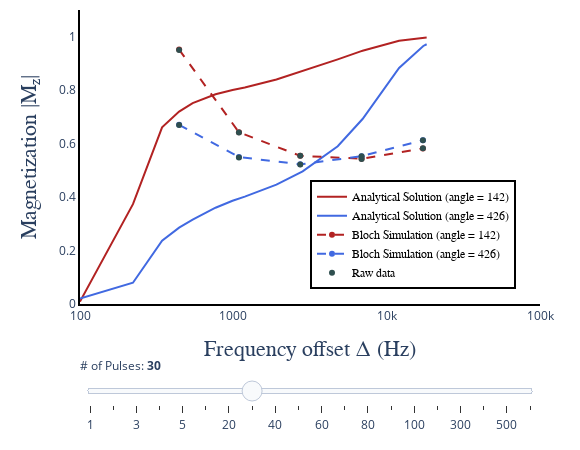

Here is the notebook cell this chart was saved with:
### Code cell
#| label: qmtFig3jn

import scipy
import scipy.io as sio
from pathlib import Path
import numpy as np

data_dir = Path("../../../../DATA/qmrlab-mooc/06-MT-01-qMT")

numPulses = np.append(np.arange(10,100,10),np.arange(100,700,100))
numPulses = np.append(np.arange(1,6,1),numPulses)

dataSim_Pulses_mat =  scipy.io.loadmat(data_dir / 'qMT_tutorial-ISMRM2022-main' / 'results/blochSim/dataSim_Pulses.mat')
datablochSim_Pulses_mat =  scipy.io.loadmat(data_dir / 'qMT_tutorial-ISMRM2022-main' / 'results/blochSim/datablochSim_Pulses.mat')
dataRaw_Pulses_mat =  scipy.io.loadmat(data_dir / 'qMT_tutorial-ISMRM2022-main' / 'results/blochSim/dataRaw_Pulses.mat')
datablochSimResetMz_Pulses_mat =  scipy.io.loadmat(data_dir / 'qMT_tutorial-ISMRM2022-main' / 'results/blochSim/datablochSimResetMz_Pulses.mat')
dataRawResetMz_Pulses_mat =  scipy.io.loadmat(data_dir / 'qMT_tutorial-ISMRM2022-main' / 'results/blochSim/dataRawResetMz_Pulses.mat')

dataSimAnalytical_Pulses = np.array(dataSim_Pulses_mat["dataSim_Pulses"])
dataBlochSim_Pulses = np.array(datablochSim_Pulses_mat["datablochSim_Pulses"])
dataRaw_Pulses = np.array(dataRaw_Pulses_mat["dataRaw_Pulses"])
dataBlochSimResetMz_Pulses = np.array(datablochSimResetMz_Pulses_mat["datablochSimResetMz_Pulses"])
dataRawResetMz_Pulses = np.array(dataRawResetMz_Pulses_mat["dataRawResetMz_Pulses"])



import matplotlib.pyplot as plt
from PIL import Image
from matplotlib.image import imread
import scipy.io
import plotly
from plotly.subplots import make_subplots
import plotly.graph_objs as go
import numpy as np
from plotly import __version__
from plotly.offline import download_plotlyjs, init_notebook_mode, plot, iplot
config={'showLink': False, 'displayModeBar': False}

# PYTHON CODE

init_notebook_mode(connected=True)

dataSimAnalyticalPulses1 = [dict(
        visible = False,
        x = dataSimAnalytical_Pulses[:,0,0],
        y = dataSimAnalytical_Pulses[:,1,ii],
        line = dict(color = "firebrick"),
        name = 'Analytical Solution (angle = 142)',
        hovertemplate = 'Analytical Solution (angle = 142)<br>M<sub>z</sub> = %{y}<br>Offset = %{x} Hz<extra></extra>') for ii in range(len(numPulses))]

dataSimAnalyticalPulses1[4]['visible'] = True

dataSimAnalyticalPulses2 = [dict(
        visible = False,
        x = dataSimAnalytical_Pulses[:,0,0],
        y = dataSimAnalytical_Pulses[:,2,ii],
        line = dict(color = "royalblue"),
        name = 'Analytical Solution (angle = 426)',
        hovertemplate = 'Analytical Solution (angle = 426)<br>M<sub>z</sub> = %{y}<br>Offset = %{x} Hz<extra></extra>') for ii in range(len(numPulses))]

dataSimAnalyticalPulses2[4]['visible'] = True

dataBlochSimPulses1 = [dict(
        visible = False,
        x = dataBlochSim_Pulses[:,0,0],
        y = dataBlochSim_Pulses[:,1,ii],
        line = dict(
            color = "firebrick",
            dash = 'dash'),
        name = 'Bloch Simulation (angle = 142)',
        text = 'Bloch Simulation (angle = 142)',
        hovertemplate = 'Bloch Simulation (angle = 142)<br>M<sub>z</sub> = %{y}<br>Offset = %{x} Hz<extra></extra>') for ii in range(len(numPulses))]

dataBlochSimPulses1[4]['visible'] = True

dataBlochSimPulses2 = [dict(
        visible = False,
        x = dataBlochSim_Pulses[:,0,0],
        y = dataBlochSim_Pulses[:,2,ii],
        line = dict(
            color = "royalblue",
            dash = 'dash'),
        name = 'Bloch Simulation (angle = 426)',
        hovertemplate = 'Bloch Simulation (angle = 426)<br>M<sub>z</sub> = %{y}<br>Offset = %{x} Hz<extra></extra>') for ii in range(len(numPulses))]

dataBlochSimPulses2[4]['visible'] = True

dataRawPulses = [dict(
        visible = False,
        mode = 'markers',
        marker = dict(color = "darkslategray"),
        x = dataRaw_Pulses[:,0,0],
        y = dataRaw_Pulses[:,1,ii],
        name = 'Raw data',
        hovertemplate = 'Raw data<br>M<sub>z</sub> = %{y}<br>Offset = %{x} Hz<extra></extra>') for ii in range(len(numPulses))]

dataRawPulses[4]['visible'] = True

data = dataSimAnalyticalPulses1 + dataSimAnalyticalPulses2 + dataBlochSimPulses1 + dataBlochSimPulses2 + dataRawPulses

steps = []
for i in range(len(numPulses)):
    step = dict(
        method = 'restyle',  
        args = ['visible', [False] * len(dataSimAnalyticalPulses1)],
        label = str(numPulses[i])
    )
    step['args'][1][i] = True # Toggle i'th trace to "visible"
    steps.append(step)

sliders = [dict(
    x = 0,
    y = -0.0,
    active = 7,
    currentvalue = {"prefix": "# of Pulses: <b>"},
    pad = {"t": 50, "b": 10},
    steps = steps
)]

layout = go.Layout(
    plot_bgcolor='rgba(0,0,0,0)',
    width=580,
    height=450,
    margin=go.layout.Margin(
        l=80,
        r=40,
        b=60,
        t=10,
    ),
    annotations=[
        dict(
            x=0.5004254919715793,
            y=-0.2,
            showarrow=False,
            text='Frequency offset \u0394 (Hz)',
            font=dict(
                family='Times New Roman',
                size=22
            ),
            xref='paper',
            yref='paper'
        ),
        dict(
            x=-0.14,
            y=0.5,
            showarrow=False,
            text='Magnetization |M<sub>z</sub>|',
            font=dict(
                family='Times New Roman',
                size=22
            ),
            textangle=-90,
            xref='paper',
            yref='paper'
        ),
    ],
    xaxis=dict(
        autorange=False,
        type="log",
        range=[2, 5],
        dtick=1,
        showgrid=False,
        linecolor='black',
        linewidth=2
    ),
    yaxis=dict(
        autorange=False,
        range=[0, 1.1],
        showgrid=False,
        linecolor='black',
        linewidth=2
    ),
    legend=dict(
        x=0.5,
        y=0.05,
        traceorder='normal',
        font=dict(
            family='Times New Roman',
            size=12,
            color='#000'
        ),
        bordercolor='#000000',
        borderwidth=2
    ), 
    sliders=sliders
)

fig = dict(data=data, layout=layout)

iplot(fig, filename = 'basic-line', config = config)
